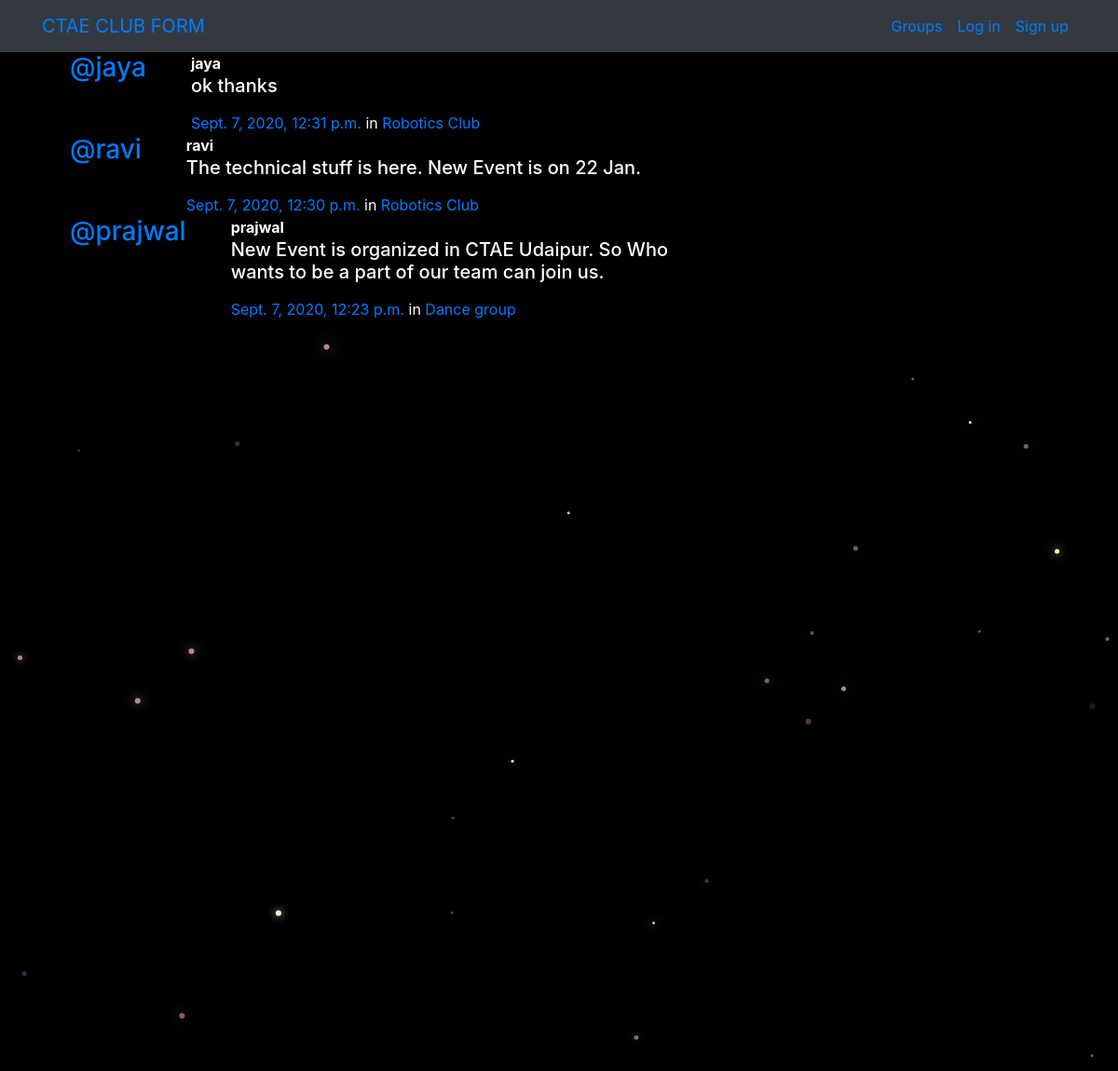
/posts/, run on the app's committed database.
### posts/models.py (models this page shows, shortened)
class Post(models.Model):
    user = models.ForeignKey(User, related_name="posts",on_delete=models.CASCADE)
    created_at = models.DateTimeField(auto_now=True)
    message = models.TextField()
    message_html = models.TextField(editable=False)
    group = models.ForeignKey(Group, related_name="posts",null=True, blank=True,on_delete=models.CASCADE)
    class Meta:
        ordering = ["-created_at"]
        unique_together = ["user", "message"]

### groups/models.py (models this page shows, shortened)
class Group(models.Model):
    name = models.CharField(max_length=255, unique=True)
    slug = models.SlugField(allow_unicode=True, unique=True)
    description = models.TextField(blank=True, default='')
    description_html = models.TextField(editable=False, default='', blank=True)
    members = models.ManyToManyField(User,through="GroupMember")
    class Meta:
        ordering = ["name"]

### posts/views.py (the view)
# urls.py: path('', views.PostList.as_view(), name="all"),
class PostList(SelectRelatedMixin, generic.ListView):
    model = models.Post
    select_related = ("user", "group")

### posts/templates/posts/post_list.html (shortened to what this page needs)
{% extends "posts/post_base.html" %}
{% load humanize %}
{% block post_content %}
<div class="col-md-8">
	{% for post in post_list %}
  {% include "posts/_post.html" %}
	{% endfor %}
</div>
{% endblock %}

### posts/templates/posts/_post.html (shortened to what this page needs)
<div class="media">
	<h3 class="mr-5"><a href="{% url 'posts:for_user' username=post.user.username %}">@{{ post.user.username }}</a></h3>
	<div class="media-body">
		<strong>{{ post.user.username }}</strong>
		<h5>{{ post.message_html|safe }}</h5>
			<time class="time"><a href="{% url 'posts:single' username=post.user.username pk=post.pk %}">{{ post.created_at }}</a></time>
			{% if post.group %}
			<span class="group-name">in <a href="#">{{ post.group.name }}</a></span>
			{% endif %}
	</div>
</div>

### static/simplesocial/css/master.css (style rules this page uses)
body { margin: 0; overflow: hidden; background-color: black; color:white; }

### data on the page
Post: user.username "jaya", message_html "ok thanks", created_at "Sept. 7, 2020, 12:31 p.m.", group.name "Robotics Club"
Post: user.username "ravi", message_html "The technical stuff is here. New Event is on 22 Jan.", created_at "Sept. 7, 2020, 12:30 p.m.", group.name "Robotics Club"
Post: user.username "prajwal", message_html "New Event is organized in CTAE Udaipur. So Who wants to be a part of our team can join us.", created_at "Sept. 7, 2020, 12:23 p.m.", group.name "Dance group"
